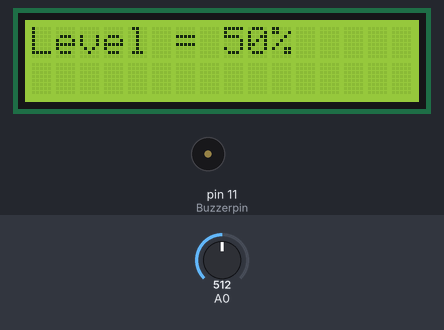
Bench run of a sketch on a simulated Arduino Uno, built with avr-gcc and run on an emulated ATmega328P. Parts: 16×2 character LCD, buzzer (waves = sounding). The inputs (shaded band) are chosen by the test bench; at power-on: A0 = 512.

Above: at 1.2 s.
1.3 s: A0 set to 805
At 2.4 s:
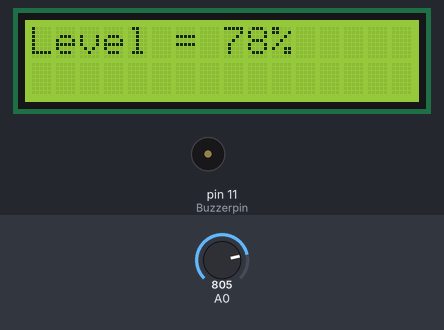
2.8 s: A0 set to 835
At 2.95 s:
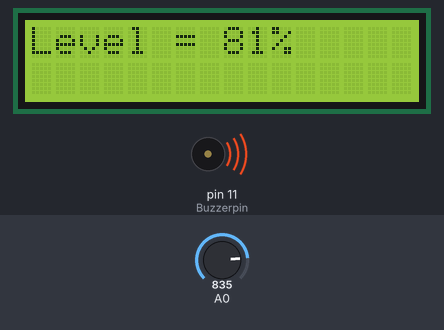
4.9 s: A0 set to 900
At 5.08 s:
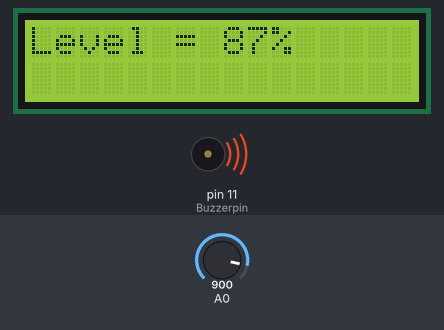
Timing chart, 0 to 7.9 s (numbered marks = the images above; inputs shaded):
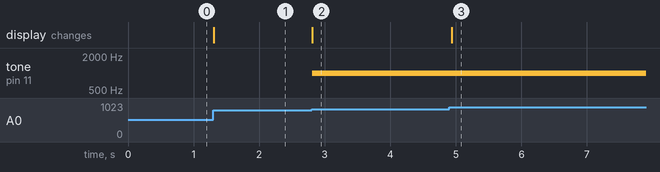

The sketch:

F21L07_650910352.ino
```cpp
#include<LiquidCrystal_I2C.h>
LiquidCrystal_I2C lcd(0x27,16,2);
#define Buzzerpin 11
int Water,tempWater=0;
void setup() {
  pinMode(Buzzerpin,OUTPUT);
  lcd.begin();
  lcd.home();
  lcd.print("Level = ");
  digitalWrite(Buzzerpin,HIGH);
}
void loop() {
  Water=analogRead(A0);
  Water=map(Water,0,1023,0,100);
  if(Water!=tempWater){
    lcd.setCursor(8,0);
    lcd.print("   ");
  }
  lcd.setCursor(8,0);
  lcd.print(Water);
  lcd.print("%");
  tempWater=Water;
  if(Water>=80){
    tone(Buzzerpin,1000,300);
    delay(300);
    digitalWrite(Buzzerpin,HIGH);
  }
}
```

Measured:
- the behaviour switches between 818 and 819 on A0 (found by bisection; images 1 and 2)
- after the input at 1.3 s, the display: changes at once (image 1)
- after the input at 2.8 s, tone on pin 11 (Buzzerpin): silent → 1000 Hz at once; the display: changes at once (image 2)
- after the input at 4.9 s, the display: changes at once (image 3)
